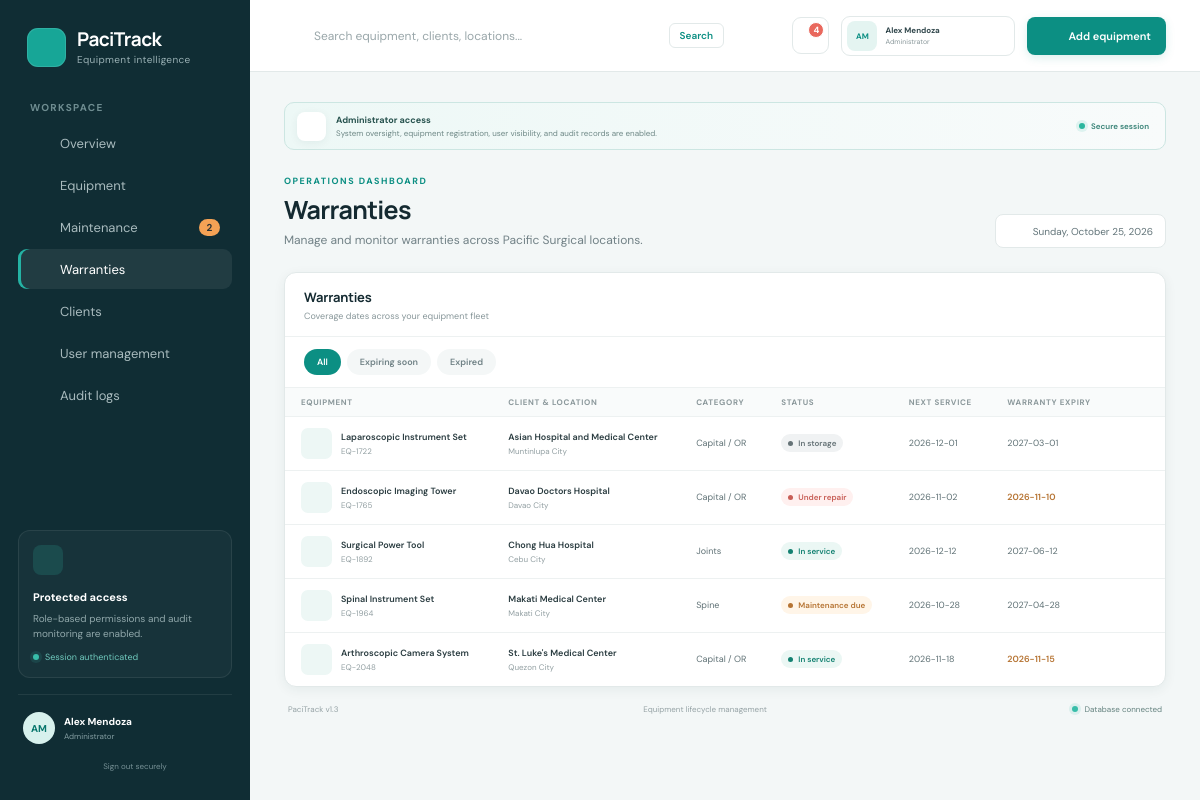
The page /index.php?page=warranties (signed in) on the database its author committed.
### tables this page shows
CREATE TABLE IF NOT EXISTS equipment (
  id INT UNSIGNED AUTO_INCREMENT PRIMARY KEY,
  equipment_id VARCHAR(40) NOT NULL UNIQUE,
  name VARCHAR(180) NOT NULL,
  client VARCHAR(180) NOT NULL,
  location VARCHAR(140) NOT NULL,
  status ENUM('In service','Maintenance due','Under repair','In storage','Retired') NOT NULL DEFAULT 'In service',
  due_date DATE NOT NULL,
  warranty_expiry DATE NULL,
  equipment_type VARCHAR(100) NOT NULL DEFAULT 'General',
  created_at TIMESTAMP NOT NULL DEFAULT CURRENT_TIMESTAMP,
  updated_at TIMESTAMP NOT NULL DEFAULT CURRENT_TIMESTAMP ON UPDATE CURRENT_TIMESTAMP
);

### auth.php (called while the page is built, shortened)
<?php
function is_logged_in(): bool {
    return !empty($_SESSION['user_id']);
}
function current_user(): ?array {
    return [
        'id'    => (int)$_SESSION['user_id'],
        'name'  => (string)($_SESSION['name']  ?? 'User'),
        'email' => (string)($_SESSION['email'] ?? ''),
        'role'  => (string)($_SESSION['role']  ?? 'Operations User'),
    ];
}
function is_admin(): bool {
    return (current_user()['role'] ?? '') === 'Administrator';
}

### queries.php (called while the page is built, shortened)
<?php
function get_all_equipment(PDO $pdo, string $q = ''): array {
    $sql    = 'SELECT * FROM equipment';
    $params = [];
    $sql .= ' ORDER BY updated_at DESC, id DESC';
    $stmt = $pdo->prepare($sql);
    $stmt->execute($params);
    return $stmt->fetchAll();
}

### partials/equipment_table.php (the view, shortened to what this page needs)
<?php
$showEditColumn  = $showEditColumn  ?? is_admin();
$tableFilters    = $tableFilters    ?? '';
$emptyMessage    = $emptyMessage    ?? 'No records in this view.';
$colspan         = $showEditColumn ? 7 : 6;
?>
<section class="panel table-panel">
    <div class="panel-head">
        <div>
            <h2><?= h($tableTitle) ?></h2>
            <p><?= h($tableSubtitle) ?></p>
        </div>
    </div>
    <?php if ($tableFilters): ?><div class="filter-tabs"><?= $tableFilters ?></div><?php endif; ?>
    <div class="table-scroll">
        <table>
            <thead>
                <tr>
                    <th>Equipment</th>
                    <th>Client &amp; location</th>
                    <th>Category</th>
                    <th>Status</th>
                    <th>Next service</th>
                    <th>Warranty expiry</th>
                    <?php if ($showEditColumn): ?><th></th><?php endif; ?>
                </tr>
            </thead>
            <tbody>
            <?php if ($tableRows): foreach ($tableRows as $item):
                $statusCls   = status_class($item['status']);
                $warrantyCls = warranty_class($item['warranty_expiry']);
            ?>
                <tr>
                    <td>
                        <div class="equipment-cell">
                            <span><?= icon('box') ?></span>
                            <div><strong><?= h($item['name']) ?></strong><small><?= h($item['equipment_id']) ?></small></div>
                        </div>
                    </td>
                    <td><strong><?= h($item['client']) ?></strong><small><?= h($item['location']) ?></small></td>
                    <td><?= h($item['equipment_type']) ?></td>
                    <td><span class="status <?= h($statusCls) ?>"><i></i><?= h($item['status']) ?></span></td>
                    <td><?= h($item['due_date']) ?></td>
                    <td class="<?= h($warrantyCls) ?>"><?= h($item['warranty_expiry'] ?: '—') ?></td>
                    <?php if ($showEditColumn): ?>
                        <td class="row-action-cell">
                            <button class="row-button"
                                data-id="<?= h($item['id']) ?>"
                                data-equipment-id="<?= h($item['equipment_id']) ?>"
                                data-name="<?= h($item['name']) ?>"
                                data-client="<?= h($item['client']) ?>"
                                data-location="<?= h($item['location']) ?>"
                                data-status="<?= h($item['status']) ?>"
                                data-due-date="<?= h($item['due_date']) ?>"
                                data-warranty-expiry="<?= h($item['warranty_expiry'] ?: '') ?>"
                                data-equipment-type="<?= h($item['equipment_type']) ?>"
                                onclick="openEdit(this)"
                                aria-label="Edit <?= h($item['equipment_id']) ?>"
                                title="Edit equipment"><?= icon('edit', 14) ?></button>
                        </td>
                    <?php endif; ?>
                </tr>
            <?php endforeach; else: ?>
                <tr><td colspan="<?= $colspan ?>" class="empty-cell"><?= h($emptyMessage) ?></td></tr>
            <?php endif; ?>
            </tbody>
        </table>
    </div>
</section>

### functions.php (shortened to what this page needs)
<?php
function h(mixed $value): string {
    return htmlspecialchars((string)$value, ENT_QUOTES, 'UTF-8');
}
function icon(string $name, int $size = 18): string {
    $paths = [
        'grid'         => '<rect x="3" y="3" width="7" height="7" rx="2"/><rect x="14" y="3" width="7" height="7" rx="2"/><rect x="3" y="14" width="7" height="7" rx="2"/><rect x="14" y="14" width="7" height="7" rx="2"/>',
        'box'          => '<path d="m21 8-9 5-9-5"/><path d="M3.3 7 12 2l8.7 5v10L12 22l-8.7-5Z"/><path d="M12 13v9"/>',
        'tool'         => '<path d="M14.7 6.3a4 4 0 0 0-5-5L12 3.6 8.4 7.2 6.1 4.9a4 4 0 0 0 5 5l-6.8 6.8a2.1 2.1 0 0 0 3 3l6.8-6.8a4 4 0 0 0 5-5l-2.3 2.3-3.6-3.6Z"/>',
        'shield'       => '<path d="M12 22s8-4 8-10V5l-8-3-8 3v7c0 6 8 10 8 10"/><path d="m9 12 2 2 4-4"/>',
        'building'     => '<path d="M3 21h18M6 21V5l6-3 6 3v16"/><path d="M9 9h1m4 0h1M9 13h1m4 0h1M9 17h1m4 0h1"/>',
        'users'        => '<path d="M16 21v-2a4 4 0 0 0-4-4H6a4 4 0 0 0-4 4v2"/><circle cx="9" cy="7" r="4"/><path d="M22 21v-2a4 4 0 0 0-3-3.9M16 3.1a4 4 0 0 1 0 7.8"/>',
        'history'      => '<path d="M3 12a9 9 0 1 0 3-6.7L3 8"/><path d="M3 3v5h5M12 7v5l3 2"/>',
        'search'       => '<circle cx="11" cy="11" r="7"/><path d="m20 20-4-4"/>',
        'bell'         => '<path d="M18 8a6 6 0 0 0-12 0c0 7-3 7-3 9h18c0-2-3-2-3-9"/><path d="M10 21h4"/>',
        'plus'         => '<path d="M12 5v14M5 12h14"/>',
        'arrow'        => '<path d="m9 18 6-6-6-6"/>',
        'check'        => '<path d="m5 12 4 4L19 6"/>',
        'alert'        => '<path d="M10.3 2.9 1.8 17a2 2 0 0 0 1.7 3h17a2 2 0 0 0 1.7-3L13.7 2.9a2 2 0 0 0-3.4 0Z"/><path d="M12 9v4m0 4h.01"/>',
        'clock'        => '<circle cx="12" cy="12" r="9"/><path d="M12 7v5l3 2"/>',
        'lock'         => '<rect x="4" y="10" width="16" height="11" rx="2"/><path d="M8 10V7a4 4 0 0 1 8 0v3"/>',
        'menu'         => '<path d="M4 7h16M4 12h16M4 17h16"/>',
        'close'        => '<path d="m6 6 12 12M18 6 6 18"/>',
        'edit'         => '<path d="M12 20h9"/><path d="M16.5 3.5a2.1 2.1 0 0 1 3 3L7 19l-4 1 1-4Z"/>',
        'chevron-down' => '<path d="m6 9 6 6 6-6"/>',
    ];
    $body = $paths[$name] ?? $paths['box'];
    return '<svg width="' . $size . '" height="' . $size . '" viewBox="0 0 24 24" fill="none" '
        . 'stroke="currentColor" stroke-width="1.8" stroke-linecap="round" stroke-linejoin="round" '
        . 'aria-hidden="true">' . $body . '</svg>';
}
function status_class(string $status): string {
    return strtolower(str_replace(' ', '-', $status));
}
function warranty_class(?string $expiry): string {
    $today = date('Y-m-d');
    if ($expiry <= date('Y-m-d', strtotime('+30 days'))) return 'warranty-soon';
    return '';
}

### style.css (style rules this page uses)
:root { font-family: 'DM Sans', sans-serif; color: #142a31; background: #f3f7f7; font-synthesis: none; --navy: #102d34; --teal: #0c8f83; --teal-dark: #08766d; --ink: #142a31; --muted: #718186; --line: #e2e9e9; --surface: #ffffff; }
* { box-sizing: border-box; }
body { margin: 0; min-width: 320px; min-height: 100vh; background: #f3f7f7; }
button, input, select { font: inherit; }
button { cursor: pointer; }
.nav-item.active svg { color: #47c4b8; }
.panel { background: var(--surface); border: 1px solid var(--line); border-radius: 12px; box-shadow: 0 3px 12px #143c4010; }
.panel-head { padding: 17px 19px 14px; display: flex; align-items: center; justify-content: space-between; border-bottom: 1px solid #edf1f1; gap: 10px; flex-wrap: wrap; }
.panel-head h2 { font: 700 13px/1.2 Manrope, sans-serif; margin: 0; letter-spacing: -.2px; }
.panel-head p { color: #88979a; margin: 4px 0 0; font-size: 9px; }
.table-panel { overflow: hidden; margin-top: 14px; }
.table-scroll { overflow-x: auto; }
table { width: 100%; border-collapse: collapse; min-width: 850px; }
th { text-align: left; color: #8b989b; font-size: 8px; text-transform: uppercase; letter-spacing: .65px; background: #f9fbfb; padding: 9px 16px; font-weight: 700; }
td { border-top: 1px solid #edf1f1; padding: 11px 16px; color: #5f7175; font-size: 9px; vertical-align: middle; }
td strong, td small { display: block; }
td strong { color: #2a3c40; font-size: 9px; font-weight: 600; }
td small { color: #929fa2; font-size: 8px; margin-top: 3px; }
.equipment-cell { display: flex; align-items: center; gap: 9px; }
.equipment-cell > span { width: 31px; height: 31px; border-radius: 7px; display: grid; place-items: center; background: #edf7f5; color: var(--teal); flex: 0 0 31px; }
.status { display: inline-flex; align-items: center; gap: 5px; border-radius: 10px; padding: 4px 7px; background: #ebf7f4; color: #138171; font-size: 8px; font-weight: 600; white-space: nowrap; }
.status i { width: 5px; height: 5px; border-radius: 50%; background: currentColor; }
.status.in-service { background: #ebf7f4; color: #138171; }
.status.maintenance-due { background: #fff5e8; color: #b67433; }
.status.under-repair { background: #fff0ef; color: #c85e56; }
.status.in-storage { background: #f0f2f3; color: #667377; }
.row-action-cell { width: 34px; text-align: right; }
.row-button { border: 0; background: none; color: #8a999c; padding: 4px; border-radius: 6px; }
.warranty-soon { color: #b67433 !important; font-weight: 600; }
.filter-tabs { display: flex; gap: 6px; padding: 12px 19px; border-bottom: 1px solid #edf1f1; flex-wrap: wrap; }

### rows shown on the page
equipment: $size 18 (drawn), name "Laparoscopic Instrument Set", equipment "EQ-1722", client "Asian Hospital and Medical Center", location "Muntinlupa City", equipment_type "Capital / OR", status "In storage", due_date "2026-12-01", warranty_expiry "2027-03-01"
equipment: $size 18 (drawn), name "Endoscopic Imaging Tower", equipment "EQ-1765", client "Davao Doctors Hospital", location "Davao City", equipment_type "Capital / OR", status "Under repair", due_date "2026-11-02", warranty_expiry "2026-11-10"
equipment: $size 18 (drawn), name "Surgical Power Tool", equipment "EQ-1892", client "Chong Hua Hospital", location "Cebu City", equipment_type "Joints", status "In service", due_date "2026-12-12", warranty_expiry "2027-06-12"
equipment: $size 18 (drawn), name "Spinal Instrument Set", equipment "EQ-1964", client "Makati Medical Center", location "Makati City", equipment_type "Spine", status "Maintenance due", due_date "2026-10-28", warranty_expiry "2027-04-28"
equipment: $size 18 (drawn), name "Arthroscopic Camera System", equipment "EQ-2048", client "St. Luke's Medical Center", location "Quezon City", equipment_type "Capital / OR", status "In service", due_date "2026-11-18", warranty_expiry "2026-11-15"

### other values the page prints
$config['app']['name'] "PaciTrack"
$config['app']['tagline'] "Equipment intelligence"
$meta[1] "Overview"
$meta[1] "Equipment"
$meta[1] "Maintenance"
$meta[1] "Warranties"
$meta[1] "Clients"
$meta[1] "User management"
$meta[1] "Audit logs"
$initials "AM"
$currentUser['name'] "Alex Mendoza"
$currentUser['role'] "Administrator"
$alertCount "4"
$pageHeading "Warranties"
$pageSubhead "Manage and monitor warranties across Pacific Surgical locations."
